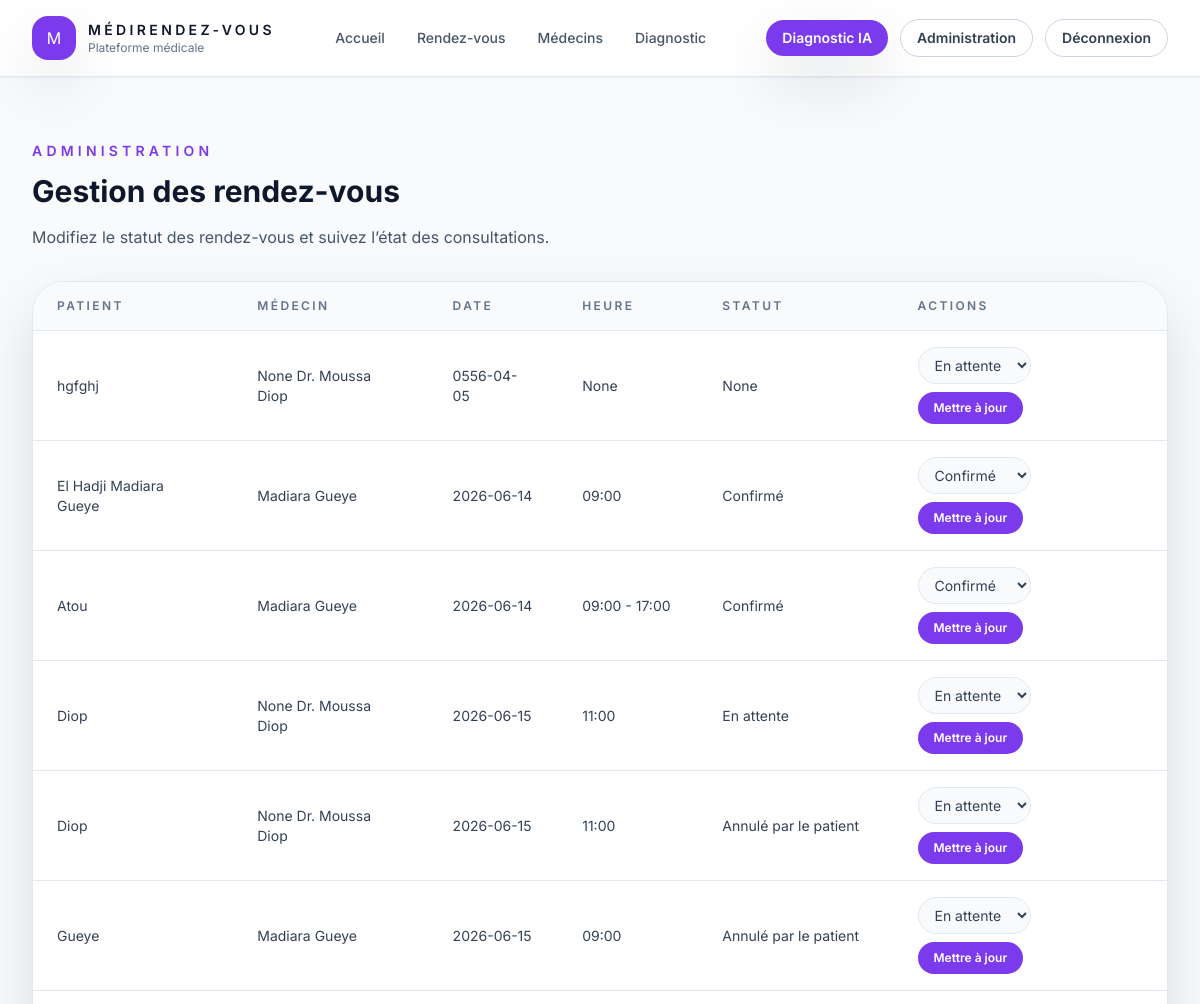
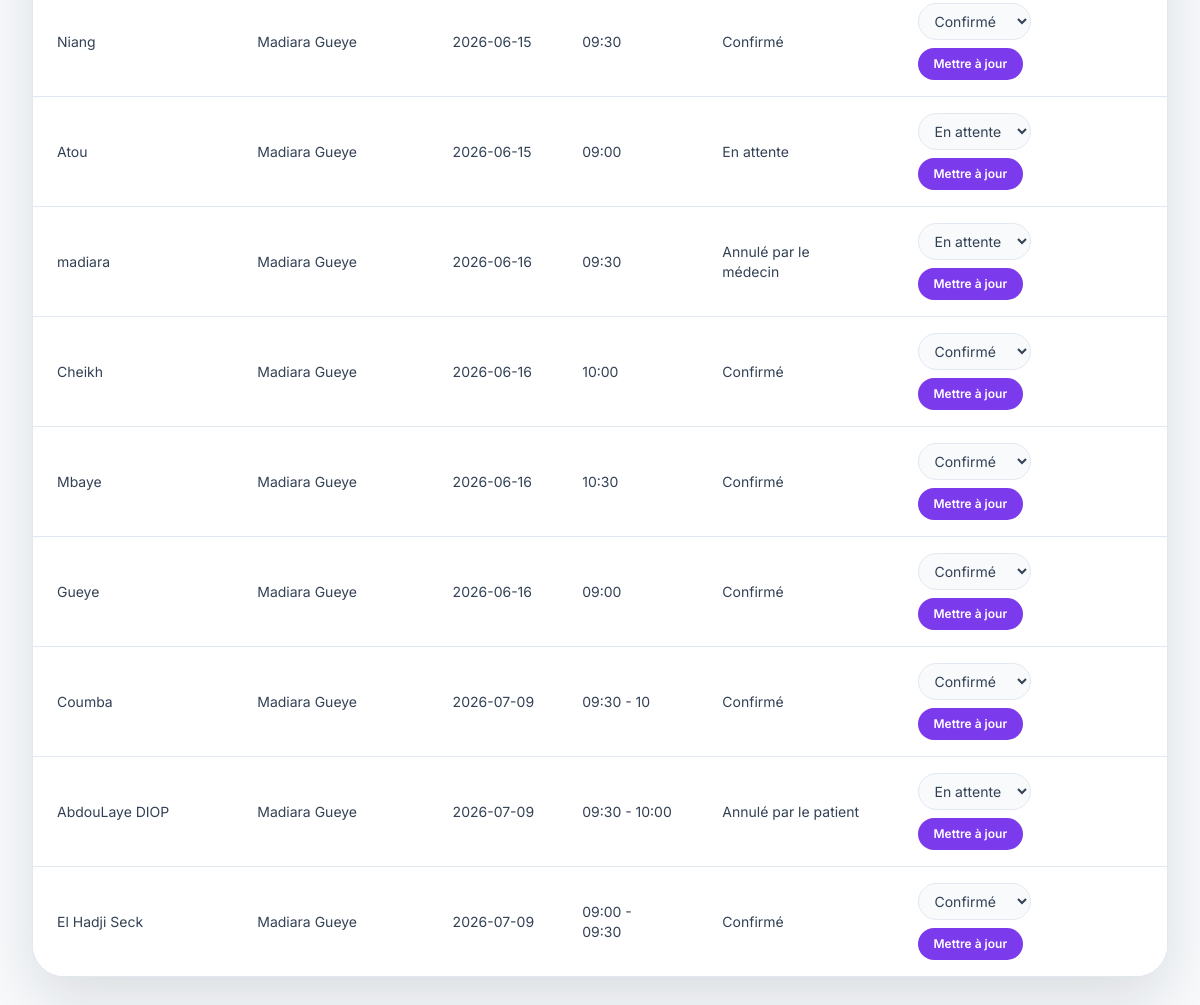
/admin/appointments (signed in), run on the app's committed database (2 pictures, top to bottom).
### app/models.py (models this page shows)
class RendezVous(db.Model):
    __tablename__ = 'rendez_vous'
    id = db.Column(db.Integer, primary_key=True)
    patient_id = db.Column(db.Integer, db.ForeignKey('patient.id', name="fk_rdv_patient"), nullable=True)
    patient_nom = db.Column(db.String(100), nullable=False)
    patient_email = db.Column(db.String(120))
    medecin_id = db.Column(db.Integer, db.ForeignKey('medecin.id', name="fk_rdv_medecin"), nullable=False)
    date = db.Column(db.String(20), nullable=False)
    horaire = db.Column(db.String(50))
    statut = db.Column(db.String(30), default='En attente')
    motif = db.Column(db.String(255))
    note = db.Column(db.Text, nullable=True)
    consultation = db.relationship('Consultation', backref='rendezvous_rel', uselist=False)

class Medecin(db.Model):
    __tablename__ = 'medecin'
    id = db.Column(db.Integer, primary_key=True)
    user_id = db.Column(db.Integer, db.ForeignKey('user.id', name="fk_medecin_user"), nullable=True)
    prenom = db.Column(db.String(80))
    nom = db.Column(db.String(100), nullable=False)
    specialite = db.Column(db.String(100), nullable=False)
    specialite_id = db.Column(db.Integer, db.ForeignKey('specialite.id', name="fk_medecin_specialite"), nullable=True)
    prix = db.Column(db.String(50), nullable=False)
    email = db.Column(db.String(120))
    telephone = db.Column(db.String(30))
    numero_ordre = db.Column(db.String(80))
    experience = db.Column(db.String(80))
    disponibilites = db.relationship('Disponibilite', backref='medecin_rel', lazy=True)
    rendezvous_list = db.relationship('RendezVous', backref='medecin', lazy=True)
    consultations = db.relationship('Consultation', backref='medecin_rel', lazy=True)

### app/routes.py (the view, shortened to what this page needs)
@app.route('/admin/appointments', methods=['GET', 'POST'])
@login_required(role='admin')
def admin_appointments():
    appointments = RendezVous.query.order_by(RendezVous.date).all()
    return render_template('admin_appointments.html', appointments=appointments)

### app/routes.py (called while the page is built)
@login_manager.user_loader
def load_user(user_id):
    return User.query.get(int(user_id))

def login_required(role=None):
    def decorator(func):
        @wraps(func)
        def wrapper(*args, **kwargs):
            if not current_user.is_authenticated:
                return redirect(url_for('login'))
            if not current_user.actif:
                logout_user()
                flash('Compte désactivé. Contactez l’administrateur.', 'danger')
                return redirect(url_for('login'))
            if role is not None:
                allowed_roles = role if isinstance(role, (list, tuple)) else [role]
                if current_user.role not in allowed_roles:
                    flash('Accès refusé.', 'danger')
                    return redirect(url_for('home'))
            return func(*args, **kwargs)
        return wrapper
    return decorator

### app/templates/admin_appointments.html (shortened to what this page needs)
{% extends "base.html" %}
{% block content %}
<section class="mx-auto max-w-7xl px-4 py-16 sm:px-6 lg:px-8">
  <div class="mb-8 flex flex-col gap-4 sm:flex-row sm:items-end sm:justify-between">
    <div>
      <p class="text-sm font-semibold uppercase tracking-[0.3em] text-violet-600">Administration</p>
      <h1 class="mt-3 text-3xl font-bold text-slate-900">Gestion des rendez-vous</h1>
      <p class="mt-4 text-slate-600">Modifiez le statut des rendez-vous et suivez l’état des consultations.</p>
    </div>
  </div>
  <div class="overflow-hidden rounded-[2rem] border border-slate-200 bg-white shadow-soft">
    <table class="min-w-full divide-y divide-slate-200">
      <thead class="bg-slate-50">
        <tr>
          <th class="px-6 py-4 text-left text-xs font-semibold uppercase tracking-[0.2em] text-slate-500">Patient</th>
          <th class="px-6 py-4 text-left text-xs font-semibold uppercase tracking-[0.2em] text-slate-500">Médecin</th>
          <th class="px-6 py-4 text-left text-xs font-semibold uppercase tracking-[0.2em] text-slate-500">Date</th>
          <th class="px-6 py-4 text-left text-xs font-semibold uppercase tracking-[0.2em] text-slate-500">Heure</th>
          <th class="px-6 py-4 text-left text-xs font-semibold uppercase tracking-[0.2em] text-slate-500">Statut</th>
          <th class="px-6 py-4 text-left text-xs font-semibold uppercase tracking-[0.2em] text-slate-500">Actions</th>
        </tr>
      </thead>
      <tbody class="divide-y divide-slate-200 bg-white">
        {% for appointment in appointments %}
        <tr class="hover:bg-slate-50">
          <td class="px-6 py-4 text-sm text-slate-700">{{ appointment.patient_nom }}</td>
          <td class="px-6 py-4 text-sm text-slate-700">{{ appointment.medecin.prenom }} {{ appointment.medecin.nom }}</td>
          <td class="px-6 py-4 text-sm text-slate-700">{{ appointment.date }}</td>
          <td class="px-6 py-4 text-sm text-slate-700">{{ appointment.horaire }}</td>
          <td class="px-6 py-4 text-sm text-slate-700">{{ appointment.statut }}</td>
          <td class="px-6 py-4 text-sm">
            <form method="POST" action="{{ url_for('admin_appointments') }}" class="flex flex-wrap gap-2">
              <select name="statut" class="rounded-full border border-slate-200 bg-slate-50 px-3 py-2 text-sm text-slate-700">
                {% for status in ['En attente', 'Confirmé', 'Annulé', 'Reporté', 'Terminé'] %}
                <option value="{{ status }}" {% if appointment.statut == status %}selected{% endif %}>{{ status }}</option>
                {% endfor %}
              </select>
              <button type="submit" class="rounded-full bg-violet-600 px-4 py-2 text-xs font-semibold text-white transition hover:bg-violet-700">Mettre à jour</button>
            </form>
          </td>
        </tr>
        {% endfor %}
      </tbody>
    </table>
  </div>
</section>
{% endblock %}

### data on the page
RendezVous: patient_nom "hgfghj", medecin.prenom "None", medecin.nom "Dr. Moussa Diop", date "0556-04-05", horaire "None", statut "None"
RendezVous: patient_nom "El Hadji Madiara Gueye", medecin.prenom "Madiara", medecin.nom "Gueye", date "2026-06-14", horaire "09:00", statut "Confirmé"
RendezVous: patient_nom "Atou", medecin.prenom "Madiara", medecin.nom "Gueye", date "2026-06-14", horaire "09:00 - 17:00", statut "Confirmé"
RendezVous: patient_nom "Diop", medecin.prenom "None", medecin.nom "Dr. Moussa Diop", date "2026-06-15", horaire "11:00", statut "En attente"
RendezVous: patient_nom "Diop", medecin.prenom "None", medecin.nom "Dr. Moussa Diop", date "2026-06-15", horaire "11:00", statut "Annulé par le patient"
RendezVous: patient_nom "Gueye", medecin.prenom "Madiara", medecin.nom "Gueye", date "2026-06-15", horaire "09:00", statut "Annulé par le patient"
RendezVous: patient_nom "Niang", medecin.prenom "Madiara", medecin.nom "Gueye", date "2026-06-15", horaire "09:30", statut "Confirmé"
RendezVous: patient_nom "Atou", medecin.prenom "Madiara", medecin.nom "Gueye", date "2026-06-15", horaire "09:00", statut "En attente"
RendezVous: patient_nom "madiara", medecin.prenom "Madiara", medecin.nom "Gueye", date "2026-06-16", horaire "09:30", statut "Annulé par le médecin"
RendezVous: patient_nom "Cheikh", medecin.prenom "Madiara", medecin.nom "Gueye", date "2026-06-16", horaire "10:00", statut "Confirmé"
RendezVous: patient_nom "Mbaye", medecin.prenom "Madiara", medecin.nom "Gueye", date "2026-06-16", horaire "10:30", statut "Confirmé"
RendezVous: patient_nom "Gueye", medecin.prenom "Madiara", medecin.nom "Gueye", date "2026-06-16", horaire "09:00", statut "Confirmé"
RendezVous: patient_nom "Coumba", medecin.prenom "Madiara", medecin.nom "Gueye", date "2026-07-09", horaire "09:30 - 10", statut "Confirmé"
RendezVous: patient_nom "AbdouLaye DIOP", medecin.prenom "Madiara", medecin.nom "Gueye", date "2026-07-09", horaire "09:30 - 10:00", statut "Annulé par le patient"
RendezVous: patient_nom "El Hadji Seck", medecin.prenom "Madiara", medecin.nom "Gueye", date "2026-07-09", horaire "09:00 - 09:30", statut "Confirmé"

### other printed values
form field statut "En attente"
